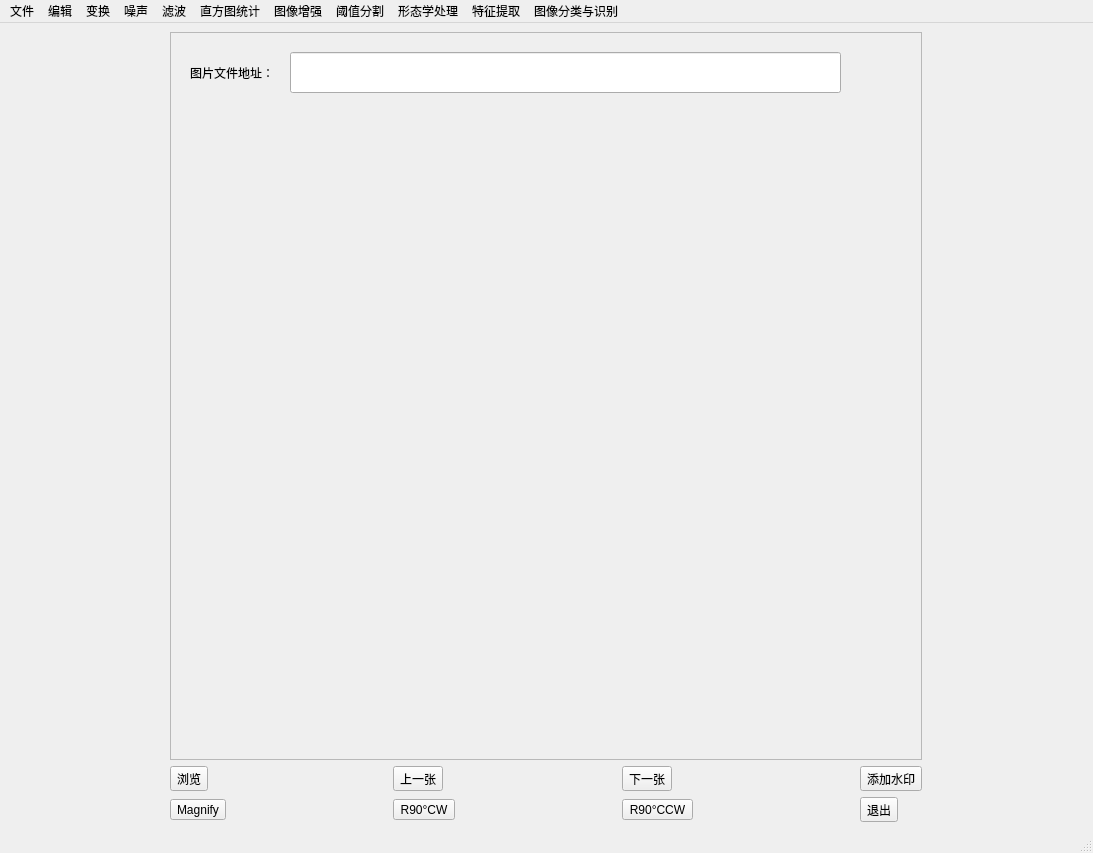
<?xml version="1.0" encoding="UTF-8"?>
<ui version="4.0">
 <class>MainWindow</class>
 <widget class="QMainWindow" name="MainWindow">
  <property name="geometry">
   <rect>
    <x>0</x>
    <y>0</y>
    <width>1093</width>
    <height>853</height>
   </rect>
  </property>
  <property name="windowTitle">
   <string>MainWindow</string>
  </property>
  <widget class="QWidget" name="centralwidget">
   <layout class="QGridLayout" name="gridLayout">
    <item row="2" column="0">
     <widget class="QToolButton" name="Magnify">
      <property name="text">
       <string>Magnify</string>
      </property>
     </widget>
    </item>
    <item row="1" column="2">
     <widget class="QToolButton" name="Next">
      <property name="text">
       <string>下一张</string>
      </property>
     </widget>
    </item>
    <item row="2" column="2">
     <widget class="QToolButton" name="R90CCW">
      <property name="text">
       <string>R90°CCW</string>
      </property>
     </widget>
    </item>
    <item row="1" column="1">
     <widget class="QToolButton" name="Back">
      <property name="text">
       <string>上一张</string>
      </property>
     </widget>
    </item>
    <item row="2" column="3">
     <widget class="QToolButton" name="Exit">
      <property name="autoFillBackground">
       <bool>false</bool>
      </property>
      <property name="text">
       <string>退出</string>
      </property>
     </widget>
    </item>
    <item row="1" column="3">
     <widget class="QToolButton" name="Mark">
      <property name="text">
       <string>添加水印</string>
      </property>
     </widget>
    </item>
    <item row="2" column="1">
     <widget class="QToolButton" name="R90CW">
      <property name="text">
       <string>R90°CW</string>
      </property>
     </widget>
    </item>
    <item row="1" column="0">
     <widget class="QToolButton" name="Scan">
      <property name="enabled">
       <bool>true</bool>
      </property>
      <property name="text">
       <string>浏览</string>
      </property>
     </widget>
    </item>
    <item row="0" column="0" colspan="4">
     <widget class="QFrame" name="frame">
      <property name="frameShape">
       <enum>QFrame::StyledPanel</enum>
      </property>
      <property name="frameShadow">
       <enum>QFrame::Raised</enum>
      </property>
      <widget class="QLineEdit" name="lineEdit">
       <property name="geometry">
        <rect>
         <x>120</x>
         <y>20</y>
         <width>551</width>
         <height>41</height>
        </rect>
       </property>
      </widget>
      <widget class="QLabel" name="label">
       <property name="geometry">
        <rect>
         <x>20</x>
         <y>20</y>
         <width>91</width>
         <height>41</height>
        </rect>
       </property>
       <property name="text">
        <string>图片文件地址：</string>
       </property>
      </widget>
      <widget class="QLabel" name="label_pic">
       <property name="geometry">
        <rect>
         <x>60</x>
         <y>100</y>
         <width>631</width>
         <height>591</height>
        </rect>
       </property>
       <property name="text">
        <string/>
       </property>
      </widget>
     </widget>
    </item>
   </layout>
  </widget>
  <widget class="QMenuBar" name="menubar">
   <property name="geometry">
    <rect>
     <x>0</x>
     <y>0</y>
     <width>1093</width>
     <height>26</height>
    </rect>
   </property>
   <widget class="QMenu" name="menu">
    <property name="title">
     <string>文件</string>
    </property>
    <addaction name="open"/>
    <addaction name="save"/>
    <addaction name="exit"/>
   </widget>
   <widget class="QMenu" name="menu_2">
    <property name="title">
     <string>编辑</string>
    </property>
    <addaction name="zoomin"/>
    <addaction name="zoomout"/>
    <addaction name="gray"/>
    <addaction name="light"/>
    <addaction name="rotate"/>
    <addaction name="screenshots"/>
   </widget>
   <widget class="QMenu" name="menu_3">
    <property name="title">
     <string>变换</string>
    </property>
    <addaction name="FFT"/>
    <addaction name="cos"/>
    <addaction name="Radon"/>
   </widget>
   <widget class="QMenu" name="menu_4">
    <property name="title">
     <string>噪声</string>
    </property>
    <addaction name="gauss"/>
    <addaction name="sault"/>
    <addaction name="spot"/>
    <addaction name="poisson"/>
   </widget>
   <widget class="QMenu" name="menu_5">
    <property name="title">
     <string>滤波</string>
    </property>
    <addaction name="highpass"/>
    <addaction name="lowpass"/>
    <addaction name="linearsmooth"/>
    <addaction name="nonlinear"/>
    <addaction name="linearsharpen"/>
    <addaction name="nonlinearsharp"/>
   </widget>
   <widget class="QMenu" name="menu_6">
    <property name="title">
     <string>直方图统计</string>
    </property>
    <addaction name="Rhistogram"/>
    <addaction name="Ghistogram"/>
    <addaction name="Bhistogram"/>
   </widget>
   <widget class="QMenu" name="menu_7">
    <property name="title">
     <string>图像增强</string>
    </property>
    <addaction name="pseenhance"/>
    <addaction name="realenhance"/>
    <addaction name="histogramequal"/>
    <addaction name="NTSC"/>
    <addaction name="YCbCr"/>
    <addaction name="HSV"/>
   </widget>
   <widget class="QMenu" name="menu_8">
    <property name="title">
     <string>阈值分割</string>
    </property>
    <addaction name="divide"/>
   </widget>
   <widget class="QMenu" name="menu_9">
    <property name="title">
     <string>形态学处理</string>
    </property>
    <addaction name="morphology"/>
   </widget>
   <widget class="QMenu" name="menu_10">
    <property name="title">
     <string>特征提取</string>
    </property>
    <addaction name="feature"/>
   </widget>
   <widget class="QMenu" name="menu_11">
    <property name="title">
     <string>图像分类与识别</string>
    </property>
    <addaction name="imageclassify"/>
   </widget>
   <addaction name="menu"/>
   <addaction name="menu_2"/>
   <addaction name="menu_3"/>
   <addaction name="menu_4"/>
   <addaction name="menu_5"/>
   <addaction name="menu_6"/>
   <addaction name="menu_7"/>
   <addaction name="menu_8"/>
   <addaction name="menu_9"/>
   <addaction name="menu_10"/>
   <addaction name="menu_11"/>
  </widget>
  <widget class="QStatusBar" name="statusbar"/>
  <action name="open">
   <property name="checkable">
    <bool>true</bool>
   </property>
   <property name="checked">
    <bool>false</bool>
   </property>
   <property name="enabled">
    <bool>true</bool>
   </property>
   <property name="text">
    <string>打开</string>
   </property>
  </action>
  <action name="save">
   <property name="checkable">
    <bool>false</bool>
   </property>
   <property name="text">
    <string>保存</string>
   </property>
  </action>
  <action name="exit">
   <property name="checkable">
    <bool>true</bool>
   </property>
   <property name="text">
    <string>退出</string>
   </property>
  </action>
  <action name="zoomin">
   <property name="checkable">
    <bool>true</bool>
   </property>
   <property name="text">
    <string>放大</string>
   </property>
  </action>
  <action name="zoomout">
   <property name="checkable">
    <bool>true</bool>
   </property>
   <property name="text">
    <string>缩小</string>
   </property>
  </action>
  <action name="gray">
   <property name="checkable">
    <bool>true</bool>
   </property>
   <property name="text">
    <string>灰度</string>
   </property>
  </action>
  <action name="light">
   <property name="checkable">
    <bool>true</bool>
   </property>
   <property name="text">
    <string>亮度</string>
   </property>
  </action>
  <action name="rotate">
   <property name="checkable">
    <bool>true</bool>
   </property>
   <property name="text">
    <string>旋转</string>
   </property>
  </action>
  <action name="screenshots">
   <property name="checkable">
    <bool>true</bool>
   </property>
   <property name="text">
    <string>截图</string>
   </property>
  </action>
  <action name="FFT">
   <property name="checkable">
    <bool>true</bool>
   </property>
   <property name="text">
    <string>傅里叶变换FFT</string>
   </property>
  </action>
  <action name="cos">
   <property name="checkable">
    <bool>true</bool>
   </property>
   <property name="text">
    <string>离散余弦变换</string>
   </property>
  </action>
  <action name="Radon">
   <property name="checkable">
    <bool>true</bool>
   </property>
   <property name="text">
    <string>Radon变换</string>
   </property>
  </action>
  <action name="gauss">
   <property name="checkable">
    <bool>true</bool>
   </property>
   <property name="text">
    <string>高斯噪声</string>
   </property>
  </action>
  <action name="sault">
   <property name="checkable">
    <bool>true</bool>
   </property>
   <property name="text">
    <string>椒盐噪声</string>
   </property>
  </action>
  <action name="spot">
   <property name="checkable">
    <bool>true</bool>
   </property>
   <property name="text">
    <string>斑点噪声</string>
   </property>
  </action>
  <action name="poisson">
   <property name="checkable">
    <bool>true</bool>
   </property>
   <property name="text">
    <string>泊松噪声</string>
   </property>
  </action>
  <action name="highpass">
   <property name="checkable">
    <bool>true</bool>
   </property>
   <property name="text">
    <string>高通滤波</string>
   </property>
  </action>
  <action name="lowpass">
   <property name="checkable">
    <bool>true</bool>
   </property>
   <property name="text">
    <string>低通滤波</string>
   </property>
  </action>
  <action name="linearsmooth">
   <property name="checkable">
    <bool>true</bool>
   </property>
   <property name="text">
    <string>平滑滤波（线性）</string>
   </property>
  </action>
  <action name="nonlinear">
   <property name="checkable">
    <bool>true</bool>
   </property>
   <property name="text">
    <string>平滑滤波（非线性）</string>
   </property>
  </action>
  <action name="linearsharpen">
   <property name="checkable">
    <bool>true</bool>
   </property>
   <property name="text">
    <string>锐化滤波（线性）</string>
   </property>
  </action>
  <action name="nonlinearsharp">
   <property name="checkable">
    <bool>true</bool>
   </property>
   <property name="text">
    <string>锐化滤波（非线性）</string>
   </property>
  </action>
  <action name="Rhistogram">
   <property name="checkable">
    <bool>true</bool>
   </property>
   <property name="text">
    <string>R直方图</string>
   </property>
  </action>
  <action name="Ghistogram">
   <property name="checkable">
    <bool>true</bool>
   </property>
   <property name="text">
    <string>G直方图</string>
   </property>
  </action>
  <action name="Bhistogram">
   <property name="checkable">
    <bool>true</bool>
   </property>
   <property name="text">
    <string>B直方图</string>
   </property>
  </action>
  <action name="pseenhance">
   <property name="checkable">
    <bool>true</bool>
   </property>
   <property name="text">
    <string>伪彩色增强</string>
   </property>
  </action>
  <action name="realenhance">
   <property name="checkable">
    <bool>true</bool>
   </property>
   <property name="text">
    <string>真彩色增强</string>
   </property>
  </action>
  <action name="histogramequal">
   <property name="checkable">
    <bool>true</bool>
   </property>
   <property name="text">
    <string>直方图均衡</string>
   </property>
  </action>
  <action name="NTSC">
   <property name="checkable">
    <bool>true</bool>
   </property>
   <property name="text">
    <string>NTSC颜色模型</string>
   </property>
  </action>
  <action name="YCbCr">
   <property name="checkable">
    <bool>true</bool>
   </property>
   <property name="text">
    <string>YCbCr颜色模型</string>
   </property>
  </action>
  <action name="HSV">
   <property name="checkable">
    <bool>true</bool>
   </property>
   <property name="text">
    <string>HSV颜色模型</string>
   </property>
  </action>
  <action name="divide">
   <property name="checkable">
    <bool>true</bool>
   </property>
   <property name="text">
    <string>阈值分割</string>
   </property>
  </action>
  <action name="morphology">
   <property name="checkable">
    <bool>true</bool>
   </property>
   <property name="text">
    <string>形态学处理</string>
   </property>
  </action>
  <action name="feature">
   <property name="checkable">
    <bool>true</bool>
   </property>
   <property name="text">
    <string>特征提取</string>
   </property>
  </action>
  <action name="imageclassify">
   <property name="checkable">
    <bool>true</bool>
   </property>
   <property name="text">
    <string>图像分类与识别</string>
   </property>
  </action>
 </widget>
 <resources/>
 <connections>
  <connection>
   <sender>Exit</sender>
   <signal>clicked()</signal>
   <receiver>MainWindow</receiver>
   <slot>close()</slot>
   <hints>
    <hint type="sourcelabel">
     <x>827</x>
     <y>563</y>
    </hint>
    <hint type="destinationlabel">
     <x>754</x>
     <y>448</y>
    </hint>
   </hints>
  </connection>
  <connection>
   <sender>exit</sender>
   <signal>changed()</signal>
   <receiver>MainWindow</receiver>
   <slot>close()</slot>
   <hints>
    <hint type="sourcelabel">
     <x>-1</x>
     <y>-1</y>
    </hint>
    <hint type="destinationlabel">
     <x>399</x>
     <y>299</y>
    </hint>
   </hints>
  </connection>
 </connections>
</ui>
